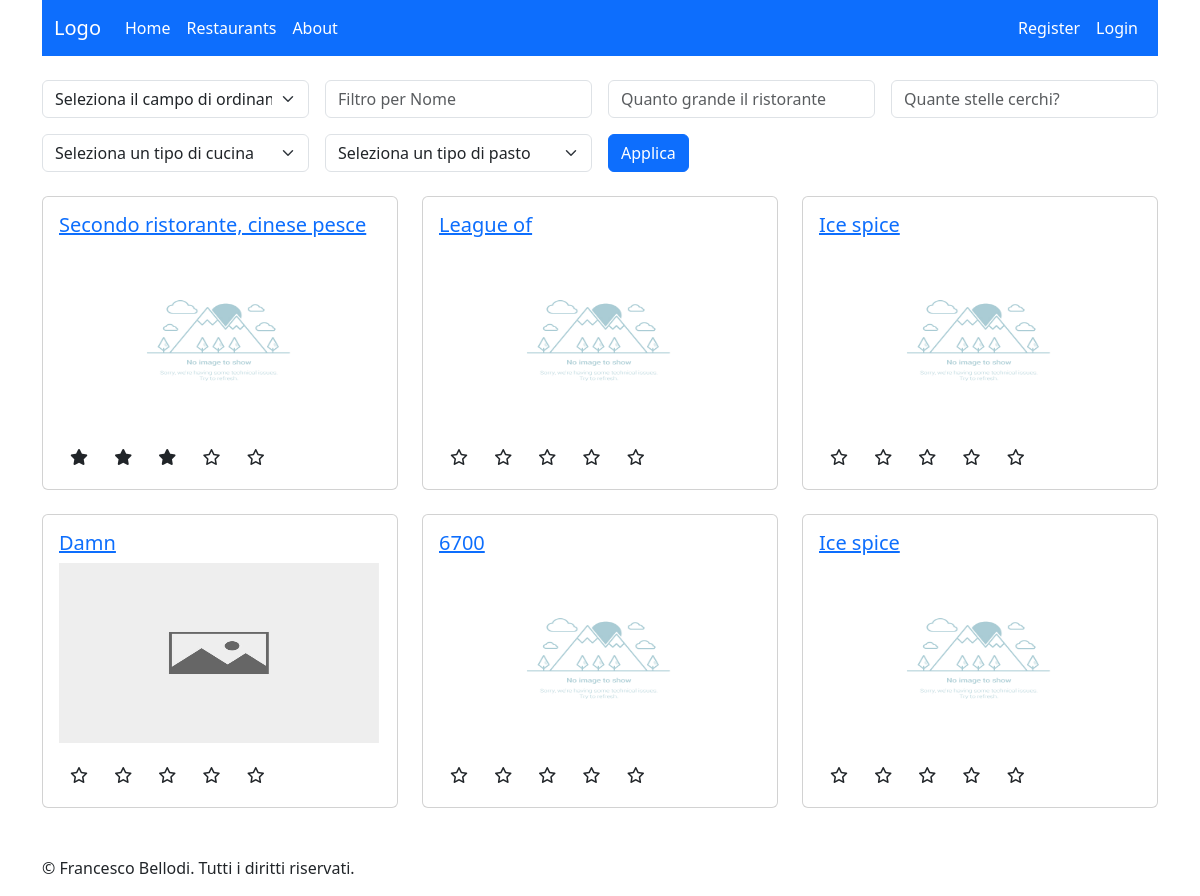
The page /restaurants/ on the database its author committed.
### restaurantsApp/models.py (models this page shows, shortened)
class Restaurant(models.Model):
    restaurantID = models.IntegerField(primary_key=True)
    owner = models.ForeignKey(settings.AUTH_USER_MODEL, on_delete=models.CASCADE)
    name = models.CharField(max_length=100)
    address = models.CharField(max_length=200)
    phone_number = PhoneNumberField()
    cuisine_type = models.CharField(max_length=200)
    meal_type = models.CharField(max_length=200)
    max_booking = models.IntegerField(default=100)
    average_rating = models.FloatField(default=0, null=True)

class Photo(models.Model):
    photoID = models.IntegerField(primary_key=True)
    restaurant = models.ForeignKey(Restaurant, on_delete=models.CASCADE)
    image = models.ImageField(upload_to='media')
    photo_comment = models.CharField(max_length=100, default="")
    class Meta:
        ordering = ['-photoID']

### restaurantsApp/views.py (the view)
# urls.py: path("", RestaurantListView.as_view(), name="listRestaurants"),
class RestaurantListView(ListView):
    model = Restaurant
    template_name = 'restaurantsApp/restaurant_list.html'  # Specifica il percorso al tuo template
    context_object_name = 'restaurants'  # Nome del contesto da utilizzare nel template
    def get_context_data(self, **kwargs):
        from .forms import CUISINE_CHOICES, MEAL_CHOICES
        context = super().get_context_data(**kwargs)
        context['CUISINE_CHOICES'] = CUISINE_CHOICES
        context['MEAL_CHOICES'] = MEAL_CHOICES
        return context
    def get_queryset(self):
        order_field = self.request.GET.get('order_field')
        filter_name = self.request.GET.get('filter_name', None)
        filter_max_booking = self.request.GET.get('filter_max_booking', None)
        filter_average_rating = self.request.GET.get('filter_average_rating', None)
        cuisine_type = self.request.GET.get('filter_cuisine_type', None)
        meal_type = self.request.GET.get('filter_meal_type', None)
        queryset = Restaurant.objects.all()
        if filter_name:
            queryset = queryset.filter(name__icontains=filter_name)
        if filter_max_booking:
            queryset = queryset.filter(max_booking__lte=filter_max_booking)
        if filter_average_rating:
            queryset = queryset.filter(average_rating__lte=int(filter_average_rating)+1)
            queryset = queryset.filter(average_rating__gt=int(filter_average_rating))
        if cuisine_type:
            queryset = queryset.filter(cuisine_type__icontains=cuisine_type)
        if meal_type:
            queryset = queryset.filter(meal_type__icontains=meal_type)
        if order_field == "average_rating":
            return queryset.order_by("average_rating").reverse()
        if order_field in [field.name for field in Restaurant._meta.fields]:
            queryset = queryset.order_by(order_field)
        return queryset

### restaurantsApp/templates/restaurantsApp/restaurant_list.html (shortened to what this page needs)
{% extends "base.html" %}
{% block content %}
  {% include 'restaurantsApp/searchbar.html' %}
  <div class="row">
      {% for r in restaurants %}
        {% include "restaurantsApp/single-restaurant.html" %}
      {% empty %}
        <p> Non ci sono ristoranti ancora</p>
      {% endfor %}
  </div>
{% endblock %}

### restaurantsApp/templates/restaurantsApp/single-restaurant.html
{% load static%}
<div class="col-md-4 mb-4">
  <div class="card">
    <div class="card-body">
      <a href="{% url 'restaurant_detail' r.pk %}">
        <h5 class="card-title">{{ r.name|capfirst }}</h5>
      </a>
      {% if r.photo_set.exists %}
        <img src="{{ r.photo_set.first.image.url }}" alt="{{ r.name }} Image " width="320" height="180">
      {% else %}
        <img src=" {% static 'images/no_image_to_show.jpg' %}" alt="Immagine mancante" width="320" height="180">
      {% endif %}
      <div class="rating mt-3">
        {% for i in "12345" %}
          <span class="fa-stack">
            {% if i <= r.average_rating|floatformat %}
              <i class="fa-solid fa-star fa-stack-1x"></i>
            {% else %}
              <i class="fa-regular fa-star fa-stack-1x"></i>
            {% endif %}
          </span>
        {% endfor %}
      </div>
    </div>
  </div>
</div>

### rows shown on the page
Restaurant: name "Secondo ristorante, cinese pesce", average_rating 3 (drawn)
Restaurant: name "League of", average_rating 0 (drawn)
Restaurant: name "Ice spice", average_rating 0 (drawn)
Restaurant: name "Damn", photo_set.first.image (picture), average_rating 0 (drawn)
Restaurant: name "6700", average_rating 0 (drawn)
Restaurant: name "Ice spice", average_rating 0 (drawn)
